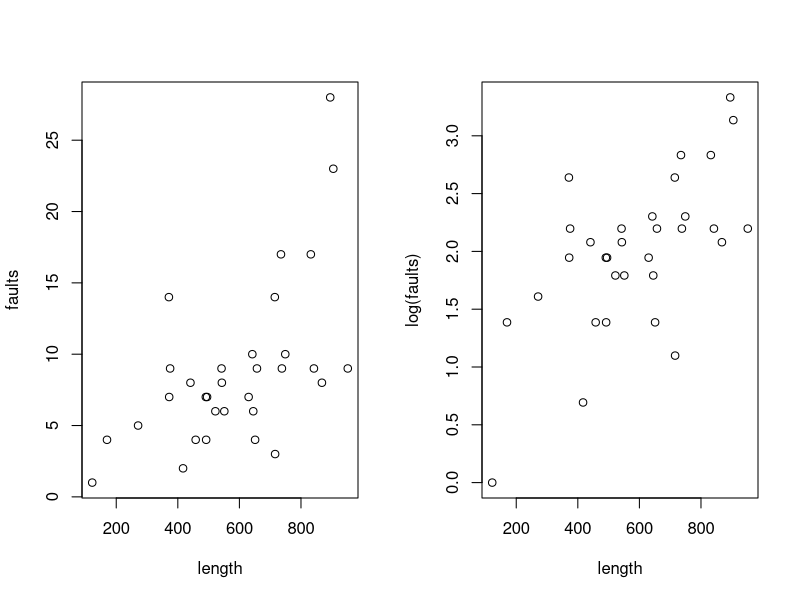
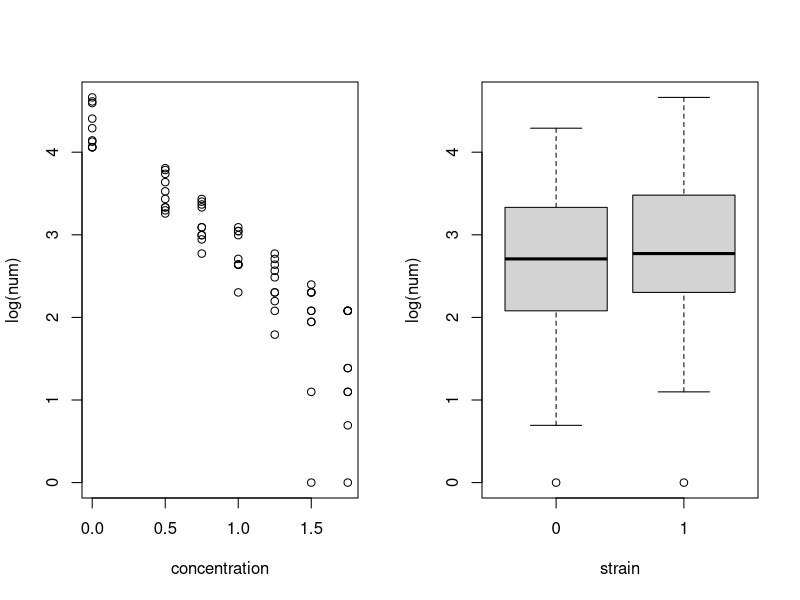
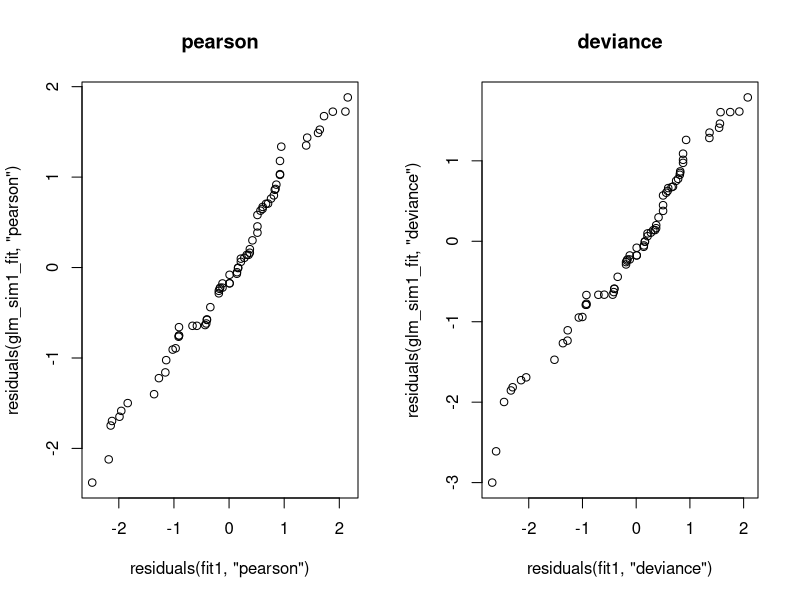
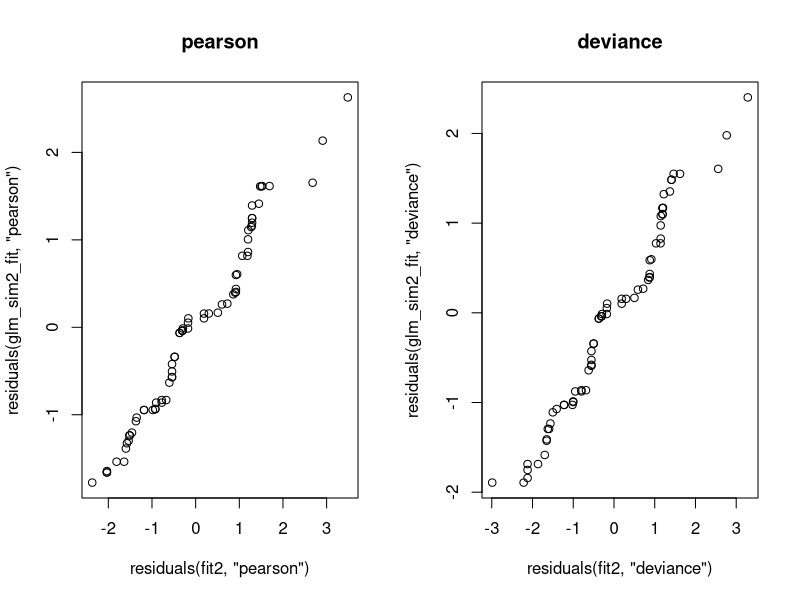
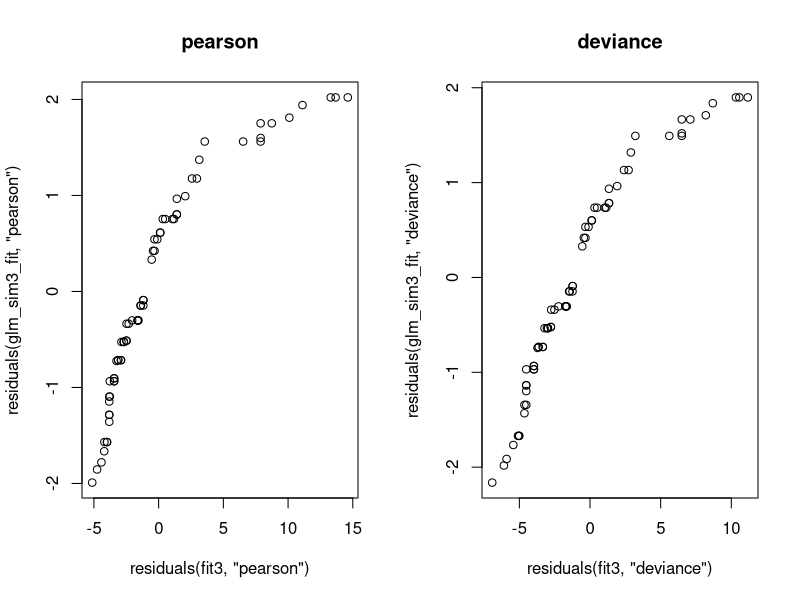
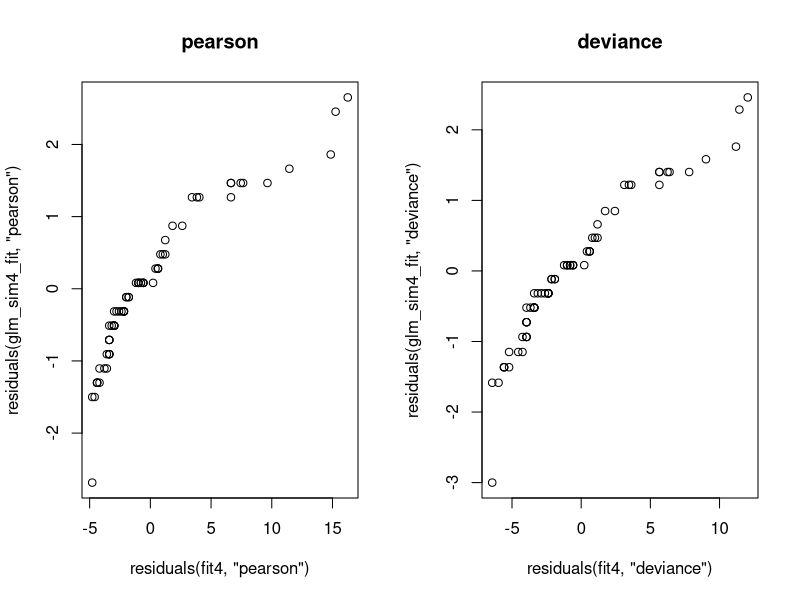
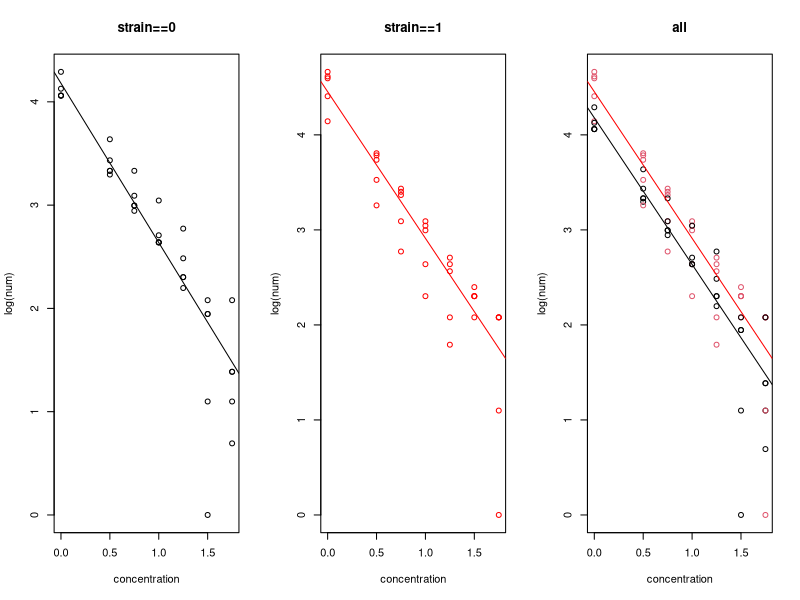

The R source for these figures, in order:
## ---- chunk 1
fabric = read.table("fabric.txt", header=TRUE)

par(mfrow=c(1,2))
plot(faults~length, data=fabric)
plot(log(faults)~length, data=fabric)

util1 <- function(x_eval_pt, fitted_beta, fitted_info){
    eval_exp = c(1, x_eval_pt)
    pt_est = t(eval_exp) %*% fitted_beta
    interval_length = qnorm(0.975) * sqrt(t(eval_exp) %*% fitted_info %*% eval_exp)
    lw_est = pt_est - interval_length
    up_est = pt_est + interval_length
    return(data.frame(pt=pt_est, lw=lw_est, up=up_est))
}
## ---- chunk 2
#likelihood approach
glm_fit = glm(faults~length, data=fabric, family="poisson")
summary(glm_fit)

util1(500, coef(glm_fit), vcov(glm_fit))
util1(995, coef(glm_fit), vcov(glm_fit))
## ---- chunk 3
#quasi-likelihood approach
qglm_fit = glm(faults~length, data=fabric, family="quasipoisson")
summary(qglm_fit)

util1(500, coef(qglm_fit), vcov(qglm_fit))
util1(995, coef(qglm_fit), vcov(qglm_fit))
## ---- chunk 4
cerio = read.table("ceriodaphnia.txt")
colnames(cerio) <- c("num", "concentration", "strain")
head(cerio)
cerio$strain <- factor(cerio$strain)

par(mfrow=c(1,2))
plot(log(num) ~ concentration, data=cerio)
plot(log(num) ~ strain, data=cerio)
## ---- chunk 5
#residual deviance: deviance for the model having only the intercept term
#GOF: H0: smaller, H1: full (less D == good fit)

fit1 <- glm(num ~ concentration + strain, data=cerio, family="poisson")
summary(fit1)
fit1_dev = fit1$deviance
(1 - pchisq(fit1$deviance, fit1$df.residual)) #good with sig.level 0.05
AIC(fit1) #415.9508
BIC(fit1) #422.6963

fit2 <- glm(num ~ concentration, data=cerio, family="poisson")
summary(fit2)
fit2_dev = fit2$deviance
(1 - pchisq(fit2$deviance, fit2$df.residual)) #bad
AIC(fit2) #446.5694
BIC(fit2) #451.0664

fit3 <- glm(num ~ strain, data=cerio, family="poisson")
summary(fit3)
fit3_dev = fit3$deviance
(1 - pchisq(fit3$deviance, fit3$df.residual)) #bad
AIC(fit3) #1654.337
BIC(fit3) #1658.834

fit4 <- glm(num ~ 1, data=cerio, family="poisson")
summary(fit4)
fit4_dev = fit4$deviance
(1 - pchisq(fit4$deviance, fit4$df.residual)) #bad
AIC(fit4) #1684.955
BIC(fit4) #1678.204
## ---- chunk 6
set.seed(20221024)

#simulate models - fit1
sim1_data = rep(0, length(cerio$num))
for(i in 1:length(cerio$num)){
    nu = 0
    if(cerio$strain[i]==0){
        nu = t(fit1$coefficients) %*% c(1, cerio$concentration[i], 0)
    } else {
        nu = t(fit1$coefficients) %*% c(1, cerio$concentration[i], 1)
    }
    mu = exp(nu)
    sim1_data[i] = rpois(1, mu)
}
glm_sim1_fit = glm(sim1_data~cerio$concentration + cerio$strain, family="poisson")
par(mfrow=c(1,2))
qqplot(residuals(fit1, "pearson"), residuals(glm_sim1_fit, "pearson"), main="pearson")
qqplot(residuals(fit1, "deviance"), residuals(glm_sim1_fit, "deviance"), main="deviance")
## ---- chunk 7
#simulate models - fit2
sim2_data = rep(0, length(cerio$num))
for(i in 1:length(cerio$num)){
    nu = t(fit2$coefficients) %*% c(1, cerio$concentration[i])
    mu = exp(nu)
    sim2_data[i] = rpois(1, mu)
}
glm_sim2_fit = glm(sim2_data~cerio$concentration, family="poisson")
par(mfrow=c(1,2))
qqplot(residuals(fit2, "pearson"), residuals(glm_sim2_fit, "pearson"), main="pearson")
qqplot(residuals(fit2, "deviance"), residuals(glm_sim2_fit, "deviance"), main="deviance")
## ---- chunk 8
#simulate models - fit3
sim3_data = rep(0, length(cerio$num))
for(i in 1:length(cerio$num)){
    nu = 0
    if(cerio$strain[i]==0){
        nu = t(fit3$coefficients) %*% c(1, 0)
    } else {
        nu = t(fit3$coefficients) %*% c(1, 1)
    }
    mu = exp(nu)
    sim3_data[i] = rpois(1, mu)
}
glm_sim3_fit = glm(sim3_data~cerio$strain, family="poisson")
par(mfrow=c(1,2))
qqplot(residuals(fit3, "pearson"), residuals(glm_sim3_fit, "pearson"), main="pearson")
qqplot(residuals(fit3, "deviance"), residuals(glm_sim3_fit, "deviance"), main="deviance")
## ---- chunk 9
#simulate models - fit4
sim4_data = rep(0, length(cerio$num))
for(i in 1:length(cerio$num)){
    nu = fit4$coefficients
    mu = exp(nu)
    sim4_data[i] = rpois(1, mu)
}
glm_sim4_fit = glm(sim4_data~1, family="poisson")
par(mfrow=c(1,2))
qqplot(residuals(fit4, "pearson"), residuals(glm_sim4_fit, "pearson"), main="pearson")
qqplot(residuals(fit4, "deviance"), residuals(glm_sim4_fit, "deviance"), main="deviance")
## ---- chunk 10
# model selection
# H0: smaller, H1: larger
# chi2 statistic = D(H0)- D(H1)
dev21 = fit2_dev - fit1_dev
df21 = fit2$df.residual - fit1$df.residual
(1 - pchisq(dev21, df21)) #near 0. reject H0. The larger one(1) is better.

dev31 = fit3_dev - fit1_dev
df31 = fit3$df.residual - fit1$df.residual
(1 - pchisq(dev31, df31)) #0. reject H0. The larger one(1) is better.

dev42 = fit4_dev - fit2_dev
df42 = fit4$df.residual - fit2$df.residual
(1 - pchisq(dev42, df42)) #0. reject H0. the larger one(2) is better

dev43 = fit4_dev - fit3_dev
df43 = fit4$df.residual - fit3$df.residual
(1 - pchisq(dev43, df43)) #near 0. reject H0. the larger one(3) is better

dev41 = fit4_dev - fit1_dev
df41 = fit4$df.residual - fit1$df.residual
(1 - pchisq(dev41, df41)) #0. reject H0. the larger one(1) is better

## ---- chunk 11
#choose fit1!
par(mfrow=c(1,3))
plot(log(num) ~ concentration, data=cerio[cerio["strain"]==0,], main="strain==0")
abline(fit1$coefficients[1], fit1$coefficients[2])
plot(log(num) ~ concentration, data=cerio[cerio["strain"]==1,], col="red", main="strain==1")
abline(fit1$coefficients[1]+fit1$coefficients[3], fit1$coefficients[2], col="red")

plot(log(num) ~ concentration, col=strain, data=cerio, main="all")
abline(fit1$coefficients[1], fit1$coefficients[2])
abline(fit1$coefficients[1]+fit1$coefficients[3], fit1$coefficients[2], col="red")
